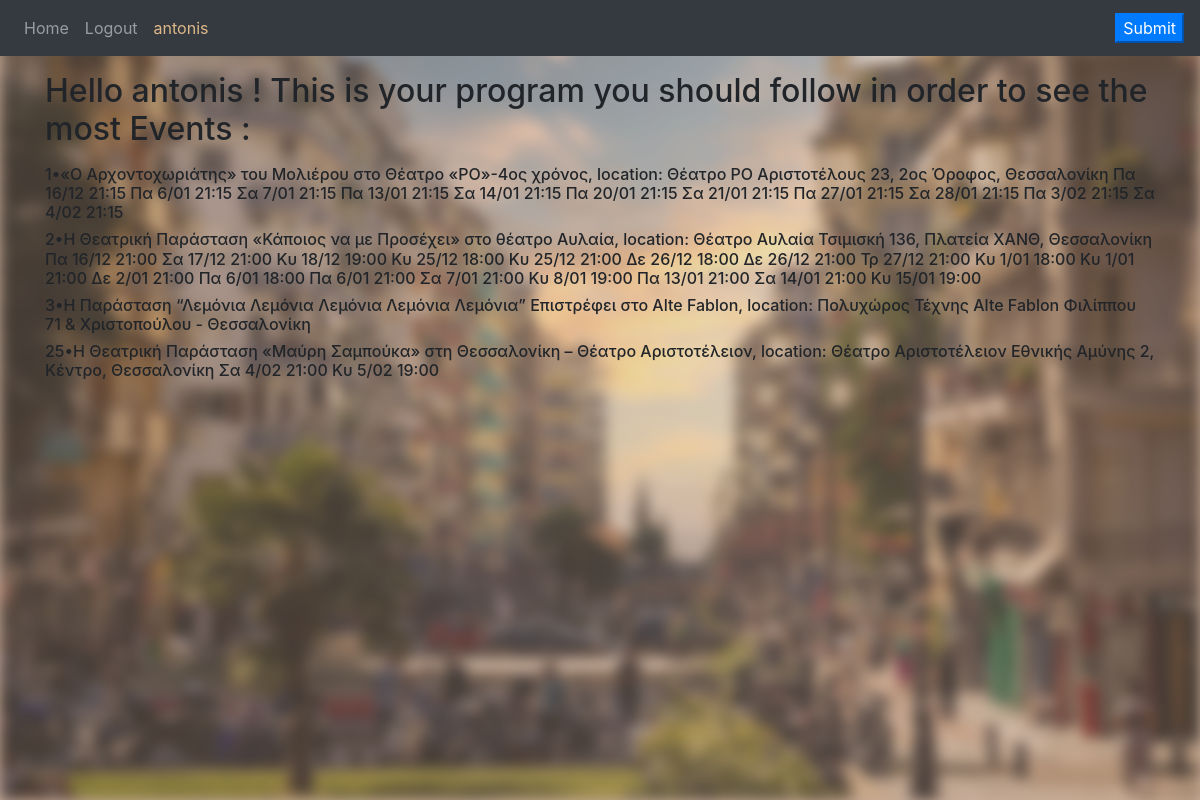
/UserEvents (signed in), run on an earlier commit of the app's database.
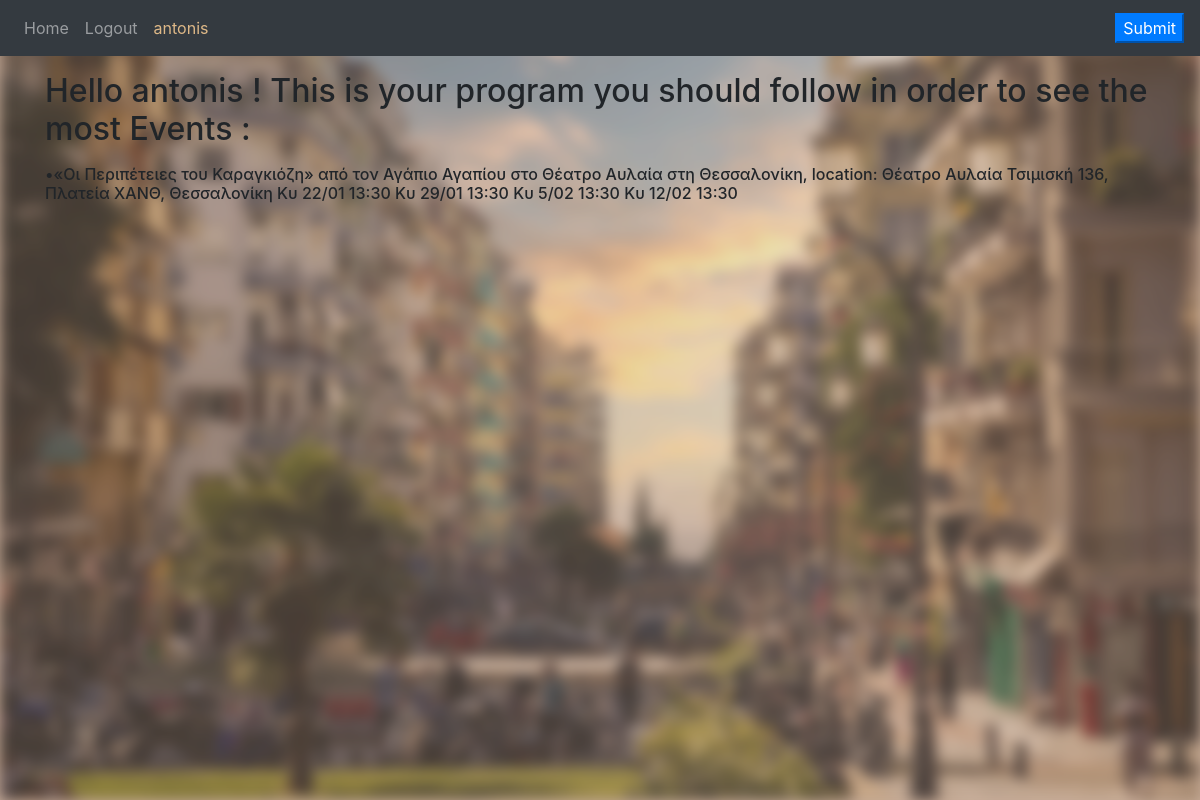
And on a later commit of the database.
### website/models.py (models this page shows)
class User(db.Model , UserMixin):
    id = db.Column(db.Integer , primary_key = True)
    email = db.Column(db.String(150), unique = True)
    firstName = db.Column(db.String(150))
    password = db.Column(db.String(150))
    result = db.relationship('Result')

class Result(db.Model):
    id = db.Column(db.Integer , primary_key = True )
    result = db.Column(db.String(100000))
    user_id =db.Column(db.Integer , db.ForeignKey('user.id'))

### website/views.py (the view)
@views.route('UserEvents' , methods = ['GET'])
def UserEvents():
    results = list()
    result = Result.query.all()
    for r in result:
        if r.user_id == current_user.id:
            results.append(r.result)
    return  render_template("UserEvents.html" , user = current_user , results = results)

### website/templates/UserEvents.html (shortened to what this page needs)
{% extends "base.html" %}
    {% block content %}
    <head>
    </head>
    <body style="text-align: center;">
        <img class = "background" src="static/img/thess.jpg" alt="Aleq">
            <p><h2>Hello  {{user.firstName}} ! This is your program you should follow in order to see the most Events : </h2></p>
        {%for r in results%}
         <h6>{{r}}</h6>
        {%endfor%}
    </body>
{% endblock%}

### website/templates/base.html (shortened to what this page needs)
<!DOCTYPE html>
<html>
  <head>
    <link
      rel="stylesheet"
      href="https://stackpath.bootstrapcdn.com/bootstrap/4.4.1/css/bootstrap.min.css"
    />
    <link
      rel="stylesheet"
      href="https://stackpath.bootstrapcdn.com/font-awesome/4.7.0/css/font-awesome.min.css"
    />
  </head>
  <body  style="background-color: rgb(199, 172, 152);">
    <nav class="navbar navbar-expand-lg navbar-dark bg-dark">
      <div class="collapse navbar-collapse" id="navbar">
        <div class="navbar-nav">
          {% if user.is_authenticated %}
          <a class="nav-item nav-link" id="home" href="/">Home</a>
          <a class="nav-item nav-link" id="logout" href="/logout">Logout</a>
          <a class="nav-item nav-link" id="firstName" href="/UserEvents" style="color: burlywood;">{{user.firstName}}</a>
          {% else %}
          <a class="nav-item nav-link" id="login" href="/login">Login</a>
          <a class="nav-item nav-link" id="singup" href="/signup">Sign Up</a>
          {% endif %}
        </div>
      </div>
      <form>
        {% if user.is_authenticated %}
        <button type="button"  class="btn-primary" id="submit">Submit</button>
        {% endif %}
      </form>
    </nav>
    <div class="container">{% block content %} {% endblock %}</div>
  </body>
</html>

### website/templates/UserEvents.html (style rules this page uses)
img.background { position: absolute; left: 0px; top: 0px; z-index: -1; width: 100%; opacity: 0.65; height: 100%; -webkit-filter: blur(5px); filter: blur(7px); }

What changed in the data, as far as the page shows it:
removed Result: result "1•«Ο Αρχοντοχωριάτης» του Μολιέρου στο Θέατρο «ΡΟ»-4ος χρόνος, location: Θέατρο ΡΟ Αριστοτέλους 23, 2ος Όροφος, Θεσσαλονίκη Πα 16/12 21:15 Πα 6/01 21:15 Σα 7/01 21:15 Πα 13/01 21:15 Σα 14/01 21:15 Πα 20/01 21:15 Σα 21/01 21:15 Πα 27/01 21:15 Σα 28/01 21:15 Πα 3/02 21:15 Σα 4/02 21:15"
removed Result: result "2•Η Θεατρική Παράσταση «Κάποιος να με Προσέχει» στο θέατρο Αυλαία, location: Θέατρο Αυλαία Τσιμισκή 136, Πλατεία ΧΑΝΘ, Θεσσαλονίκη Πα 16/12 21:00 Σα 17/12 21:00 Κυ 18/12 19:00 Κυ 25/12 18:00 Κυ 25/12 21:00 Δε 26/12 18:00 Δε 26/12 21:00 Τρ 27/12 21:00 Κυ 1/01 18:00 Κυ 1/01 21:00 Δε 2/01 21:00 Πα 6/01 18:00 Πα 6/01 21:00 Σα 7/01 21:00 Κυ 8/01 19:00 Πα 13/01 21:00 Σα 14/01 21:00 Κυ 15/01 19:00"
removed Result: result "3•Η Παράσταση “Λεμόνια Λεμόνια Λεμόνια Λεμόνια Λεμόνια” Επιστρέφει στο Alte Fablon, location: Πολυχώρος Τέχνης Alte Fablon Φιλίππου 71 & Χριστοπούλου - Θεσσαλονίκη"
removed Result: result "25•Η Θεατρική Παράσταση «Μαύρη Σαμπούκα» στη Θεσσαλονίκη – Θέατρο Αριστοτέλειον, location: Θέατρο Αριστοτέλειον Εθνικής Αμύνης 2, Κέντρο, Θεσσαλονίκη Σα 4/02 21:00 Κυ 5/02 19:00"
added Result: result "•«Οι Περιπέτειες του Καραγκιόζη» από τον Αγάπιο Αγαπίου στο Θέατρο Αυλαία στη Θεσσαλονίκη, location: Θέατρο Αυλαία Τσιμισκή 136, Πλατεία ΧΑΝΘ, Θεσσαλονίκη Κυ 22/01 13:30 Κυ 29/01 13:30 Κυ 5/02 13:30 Κυ 12/02 13:30"
